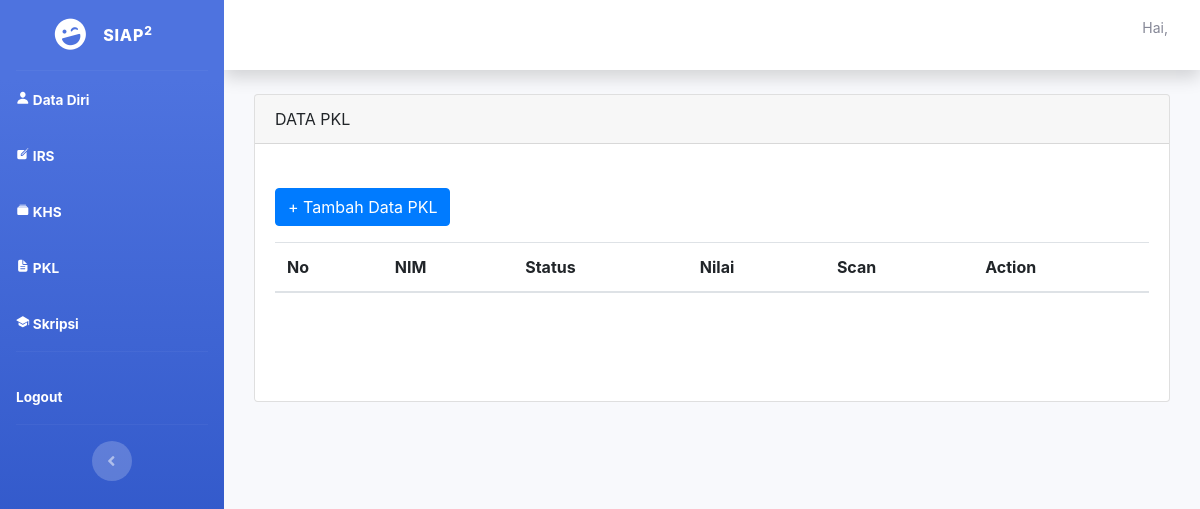
The app's page /mhs_pkl.php, older data.
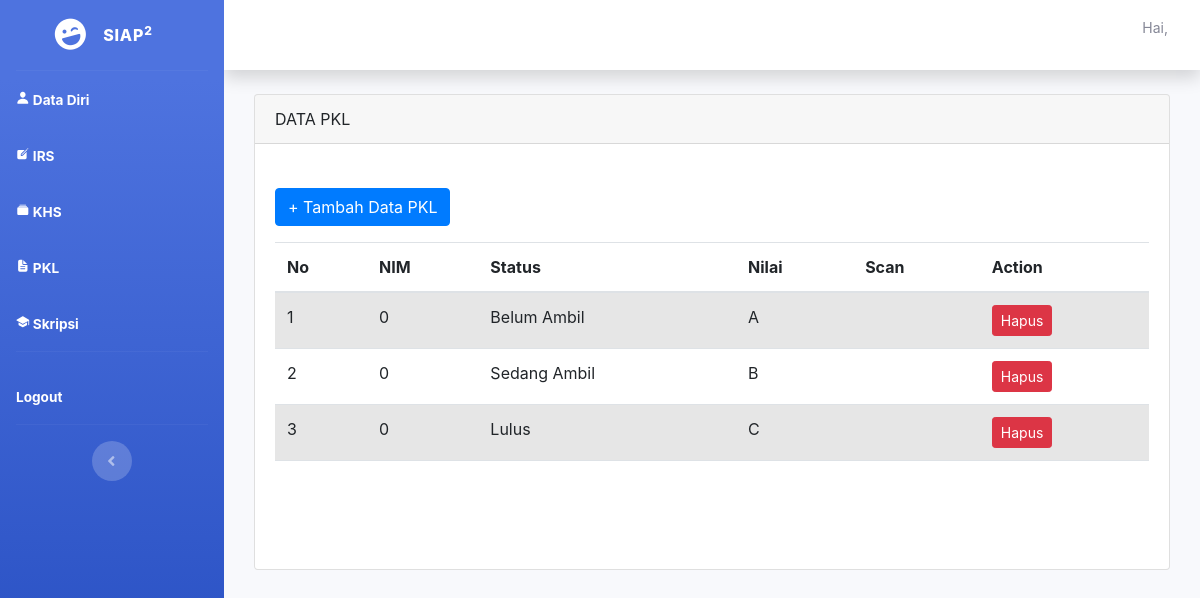
The same page, newer data.
### tables this page shows
CREATE TABLE `pkl` (
  `id` int(11) NOT NULL,
  `nim` bigint(14) DEFAULT NULL,
  `id_status` varchar(255) DEFAULT NULL,
  `nilai` varchar(1) DEFAULT NULL,
  `scan` varchar(45) DEFAULT NULL,
  `verif` enum('Sudah','Belum') NOT NULL
);

### mhs_pkl.php (the view, shortened to what this page needs)
<?php
require_once('config.php');
$nim = $_SESSION['nim'];
?>
<!DOCTYPE html>
<html lang="en">
<head>
</head>
<body id="page-top">
    <div id="wrapper">
        <div id="content-wrapper" class="d-flex flex-column">
            <div id="content">
                <div class="container-fluid">
                <div class="s">
                        <div class="container">
                            <div class="card mt-4">
                                <div class="card-header">DATA PKL</div>
                                <div class="card-body">
                                    <br>
                                    <a class="btn btn-primary mb-3" href="mhs_pkl_add.php">+ Tambah Data PKL</a>
                                    <table class="table table-striped">
                                        <thead>
                                            <tr>
                                                <th>No</th>
                                                <th>NIM</th>
                                                <th>Status</th>
                                                <th>Nilai</th>
                                                <th>Scan</th>
                                                <th>Action</th>
                                            </tr>
                                        </thead>
                                        <tbody>
                                        <?php
                                            $query = "SELECT * FROM pkl WHERE nim = '$nim'";
                                            $result = $conn->query($query);
                                            $i = 1;
                                            while ($row = $result->fetch_assoc()) {
                                                echo "<tr>";
                                                echo "<td>".$i."</td>";
                                                echo "<td>".$row['nim']."</td>";
                                                echo "<td>".$row['id_status']."</td>";
                                                echo "<td>".$row['nilai']."</td>";
                                                echo '<td><a href="upload/' .$row['scan'] . '">' .$row
                                                ['scan'].'</a></td>';
                                                echo '<td>
                                                <a class="btn btn-danger btn-sm" href="mhs_pkl_delete.php?id=' . $row["id"] . '">Hapus</a>
                                                </td>';
                                                echo "</tr>";
                                                $i++;
                                            }
                                            ?>
                                    </table>
                                    <br>
                                    <br><br>
                                </div>
                            </div>
                        </div>
                    </div>
                </div>
            </div>
        </div>
    </div>
</body>
</html>

Row changes from the older to the newer data that the page shows:
added pkl: nim "0", id_status "Belum Ambil", nilai "A"
added pkl: nim "0", id_status "Sedang Ambil", nilai "B"
added pkl: nim "0", id_status "Lulus", nilai "C"
